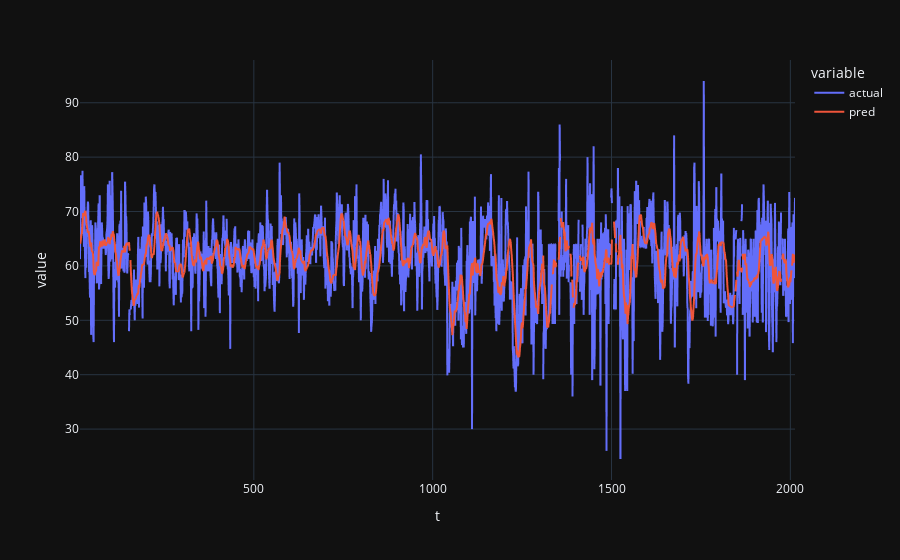

Notebook code for this chart:
### Markdown cell above
### Model 1: Kalman filter + CUSUM for structural breaks

Source:
- Puhm, Martin, et al. "A Near Real-Time Method for Forest Change Detection Based on a Structural Time Series Model and the Kalman Filter." Remote Sensing 12.19 (2020): 3135.

### Code cell
""" Model setup """

import numpy as np
import bocd
import scipy as sc
from scipy import stats
from scipy.stats import multivariate_normal
from statsmodels.tsa.stattools import acovf
from scipy.ndimage.interpolation import shift

""" Kalman filter parameters """

REG_L = 14
LxL = (REG_L, REG_L)
Lx1 = (REG_L, 1)
Lx1_T = (1, REG_L)

# unobserved
zt = np.zeros(Lx1)
At = np.eye(REG_L)
wt = np.zeros(Lx1)
Rt = np.zeros(LxL)

# observed
xt = np.zeros((1,1))
Ct = np.zeros((1,REG_L)) # will hold the ARIMA lags
vt = np.zeros((1,1))
Qt = np.zeros((1,1))

### Store states and predictions
Zthat = [] # will be NxL
ZthatSize = (N, REG_L)
Xthat = [] # will be Nx1
XthatSize = (N, 1)
df_pred_vs_actual = []

### initialize until REG_L
zt = np.ones(Lx1) * (1/REG_L)
for j in range(REG_L):
    Zhat[j,:] = zt.reshape(-1,)
Rt = np.diag(np.random.gamma(1,0.1,size=REG_L)) # covar. mat is symmetric
Qt = np.random.gamma(3, 4, size=(1,1))
Pt = Rt

""" Train sequentially """
timerange = range(REG_L, N-1) # data starts at 0 so start analysis at L for L lags
timerange = range(REG_L, REG_L + 2000)
for i in timerange:
    if (i % 10000 == 0): print("Training observation {} / {} ...".format(i+1, n-1))
    # will predict x ~ z basically
    xt = ts[i].reshape(xt.shape)
    Ct = np.array(ts[(i-REG_L):i]).reshape(Ct.shape)
    
    # For unobserved (covariates), impute mean if lags are NaN
    # If not possible then put NA and continue
    if np.isnan([Ct]).any():
        # impute mean if possible, if not then do NA
        Ct_nonna = Ct[~np.isnan(Ct)]
        if len(Ct_nonna) < 1:
            df_pred_vs_actual.append([i, y, np.nan])
            continue
        else:
            Ct_impute = np.copy(Ct)
            Ct_impute[np.isnan(Ct_impute)] = np.nanmean(Ct_impute)
            Ct = Ct_impute

    # For missing outcome xt, update and skip
    if (np.isnan([xt]).any()):
        df_pred_vs_actual.append([i, xt, np.nan]) # NAN prediction
        continue

    """ Run Kalman filter """
    
    ### Prediction
    zt_hat = At.dot(zt)
    Pt = At.dot(Pt).dot(At.T) + Rt
    xt_hat = Ct.dot(zt_hat)
    
    # compare against ground truth
    residual = xt - xt_hat
    
    ### Update
    Kt = Pt.dot(Ct.T).dot(sc.linalg.inv(Ct.dot(Pt).dot(Ct.T) + Qt))
    zt_hat = zt_hat + Kt.dot(xt - Ct.dot(zt_hat))
    Pt = Pt - Kt.dot(Ct).dot(Pt)
    
    ### Store predictions
    Zthat.append(zt_hat)
    Xthat.append(xt_hat)
    df_pred_vs_actual.append([i, float(xt.item()), float(xt_hat.item())])
    
    """ Change point detection """

""" Plot """
df_plt = pd.DataFrame(df_pred_vs_actual)
df_plt.columns = ['t', 'actual', 'pred']
df_plt['actual'] = df_plt['actual'].astype(float)
df_plt['resid'] = df_plt['actual'] - df_plt['pred']
fig = px.line(df_plt, x="t", y=['actual', 'pred'], template="plotly_dark")
# fig.add_scatter(x=df_plt['t'], y=df_plt['pred'], mode="markers",
#                 marker_size=df_plt['break']*7, # because binary
#                 marker_color=df_plt['break'])
fig

### Figure 1 — Plotly figure (JSON) as saved in the notebook; plotly's stock layout.template omitted (floating-point values rounded to 4 significant figures; data arrays with more than 128 entries replaced by an {"elided": "..."} marker saying what was removed)
{"data": [{"hovertemplate": "variable=actual<br>t=%{x}<br>value=%{y}<extra></extra>", "legendgroup": "actual", "line": {"color": "#636efa", "dash": "solid"}, "mode": "lines", "name": "actual", "showlegend": true, "type": "scattergl", "x": {"elided": "2000 int values"}, "xaxis": "x", "y": {"elided": "2000 float values"}, "yaxis": "y"}, {"hovertemplate": "variable=pred<br>t=%{x}<br>value=%{y}<extra></extra>", "legendgroup": "pred", "line": {"color": "#EF553B", "dash": "solid"}, "mode": "lines", "name": "pred", "showlegend": true, "type": "scattergl", "x": {"elided": "2000 int values"}, "xaxis": "x", "y": {"elided": "2000 float values"}, "yaxis": "y"}], "layout": {"legend": {"title": {"text": "variable"}, "tracegroupgap": 0}, "margin": {"t": 60}, "xaxis": {"anchor": "y", "domain": [0, 1], "title": {"text": "t"}}, "yaxis": {"anchor": "x", "domain": [0, 1], "title": {"text": "value"}}}}
